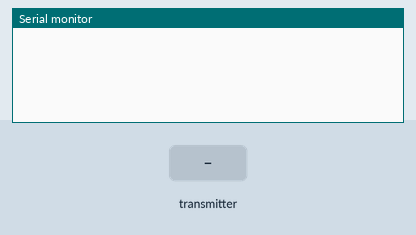
The sketch below on a simulated ESP32. On the bench: the last lines printed to the serial monitor. The inputs (shaded band) are chosen by the test bench. Random numbers use the default seed unless the sketch sets one.

Above: at 1.2 s.
1.3 s: the transmitter starts sending a = 0
At 1.61 s:
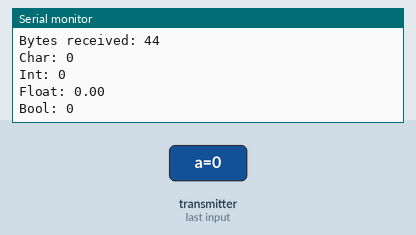
2.8 s: the transmitter starts sending b = 1024
4.3 s: the transmitter starts sending c = 25
5.8 s: the transmitter starts sending d = 1
At 6.11 s:
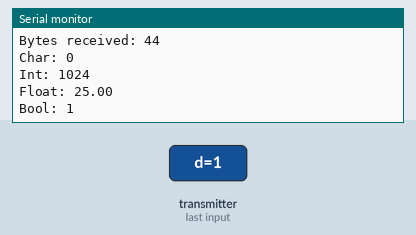
7.3 s: the transmitter starts sending a = 1
8.8 s: the transmitter starts sending b = 2048
Timing chart, 0 to 11.3 s (numbered marks = the images above; inputs shaded):
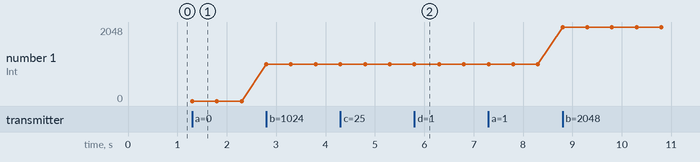

Measured:
- after the input at 1.3 s, the serial monitor: prints a new line at once (image 1)
- after the input at 5.8 s, the serial monitor: prints a new line at once (image 2)
- plotted number 1: 0 → 1024 after the input at 2.8 s, 1024 → 2048 after the input at 8.8 s

The sketch:

SENDER.ino
```cpp
#include <esp_now.h>
#include <WiFi.h>
#include <IRremote.h>

const int RECV_PIN = 2;
IRrecv irrecv(RECV_PIN);
decode_results results;
unsigned long key_value = 0;

// REPLACE WITH YOUR RECEIVER MAC Address
uint8_t broadcastAddress[] = {0xB8,0xD6,0x1A,0xAA,0x2C,0xC4};

// Structure example to send data
// Must match the receiver structure
typedef struct struct_message {
  char a[32];
  int b;
  float c;
  bool d;
} struct_message;

// Create a struct_message called myData
struct_message myData;

esp_now_peer_info_t peerInfo;
unsigned long lastTime = 0;
unsigned long timerDelay = 2000;

// callback when data is sent
void OnDataSent(const uint8_t *mac_addr, esp_now_send_status_t status) {
  Serial.print("\r\nLast Packet Send Status:\t");
  Serial.println(status == ESP_NOW_SEND_SUCCESS ? "Delivery Success" : "Delivery Fail");
}
// callback function that will be executed when data is received
void OnDataRecv(const uint8_t * mac, const uint8_t *incomingData, int len) {
  memcpy(&myData, incomingData, sizeof(myData));
  Serial.print("Bytes received: ");
  Serial.println(len);
  Serial.print("Char: ");
  Serial.println(myData.a);
  Serial.print("Int: ");
  Serial.println(myData.b);
  Serial.print("Float: ");
  Serial.println(myData.c);
  Serial.print("Bool: ");
  Serial.println(myData.d);
  Serial.println();
}

void setup() {
  // Init Serial Monitor
  Serial.begin(115200);

  irrecv.enableIRIn();

  // Set device as a Wi-Fi Station
 WiFi.mode(WIFI_STA);

  // Init ESP-NOW
  if (esp_now_init() != ESP_OK) {
    Serial.println("Error initializing ESP-NOW");
    return;
  }

  // Once ESPNow is successfully Init, we will register for Send CB to
  // get the status of Trasnmitted packet
  esp_now_register_send_cb(OnDataSent);

  // Register peer
  memcpy(peerInfo.peer_addr, broadcastAddress, 6);
  peerInfo.channel = 0;
  peerInfo.encrypt = false;

  // Add peer
  if (esp_now_add_peer(&peerInfo) != ESP_OK){
    Serial.println("Failed to add peer");
    return;
  }
   esp_now_register_recv_cb(OnDataRecv);
}

void loop() {
   if (irrecv.decode(&results)){
  // Set values to send
  strcpy(myData.a, "THIS IS A CHAR");
  myData.b = random(1,20);
  myData.c = 1.2;
  myData.d = false;

  // Send message via ESP-NOW
  esp_err_t result = esp_now_send(broadcastAddress, (uint8_t *) &myData, sizeof(myData));

  if (result == ESP_OK) {
    Serial.println("Sent with success");
  }
  else {
    Serial.println("Error sending the data");
  }
}
key_value = results.value;
        irrecv.resume();
}
```
